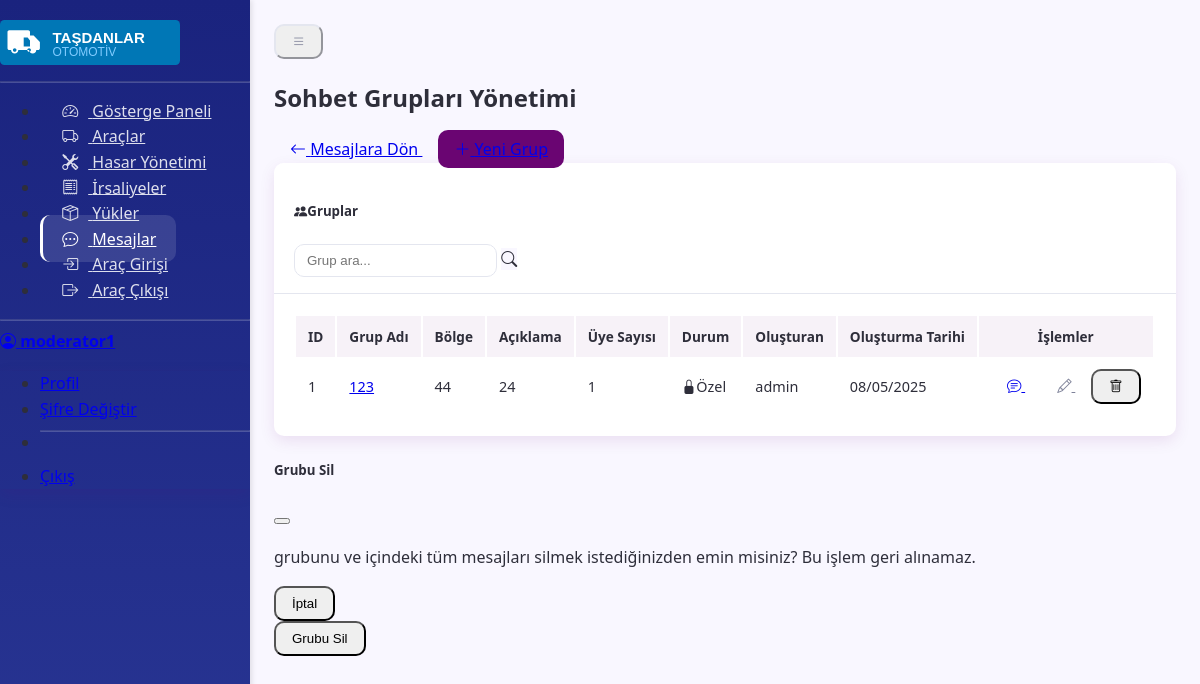
Page /chat/manage-groups (signed in) on the committed database.
### models.py (models this page shows, shortened)
class User(UserMixin, db.Model):
    __tablename__ = 'users'
    id = db.Column(db.Integer, primary_key=True)
    username = db.Column(db.String(64), unique=True, nullable=False)
    email = db.Column(db.String(120), unique=True, nullable=False)
    password_hash = db.Column(db.String(256), nullable=False)
    first_name = db.Column(db.String(100))
    last_name = db.Column(db.String(100))
    phone = db.Column(db.String(20))
    role = db.Column(db.String(20), default='driver')  # admin, moderator, driver
    license_plate = db.Column(db.String(20))  # Only for drivers
    is_active = db.Column(db.Boolean, default=True)
    work_status = db.Column(db.String(20), default='inactive')  # active, inactive, break
    current_location = db.Column(db.String(100))  # Şoförün güncel konumu
    employee_id = db.Column(db.String(20), unique=True)  # Çalışan numarası
    department = db.Column(db.String(50))  # Departman
    position = db.Column(db.String(50))  # Pozisyon
    hire_date = db.Column(db.Date)  # İşe başlama tarihi
    created_at = db.Column(db.DateTime, default=datetime.utcnow)
    updated_at = db.Column(db.DateTime, default=datetime.utcnow, onupdate=datetime.utcnow)
    vehicle_entries = relationship("VehicleEntry", back_populates="driver")
    vehicle_exits = relationship("VehicleExit", back_populates="driver")

class ChatGroup(db.Model):
    __tablename__ = 'chat_groups'
    id = db.Column(db.Integer, primary_key=True)
    name = db.Column(db.String(100), nullable=False)
    description = db.Column(db.Text)
    created_by = db.Column(db.Integer, ForeignKey('users.id'), nullable=False)
    is_private = db.Column(db.Boolean, default=False)
    region = db.Column(db.String(100))  # Optional region identifier
    created_at = db.Column(db.DateTime, default=datetime.utcnow)
    updated_at = db.Column(db.DateTime, default=datetime.utcnow, onupdate=datetime.utcnow)
    creator = relationship("User", foreign_keys=[created_by], backref="created_chat_groups")
    members = relationship("User", secondary=chat_group_members, backref="chat_groups")
    messages = relationship("ChatMessage", back_populates="group", cascade="all, delete-orphan")

### routes/chat_routes.py (the view)
@chat.route('/manage-groups')
@login_required
def manage_groups():
    if current_user.role in ['admin', 'moderator']:
        groups = ChatGroup.query.all()
    else:
        groups = current_user.chat_groups
    return render_template('chat/manage_groups.html',
                          groups=groups)

### templates/chat/manage_groups.html (shortened to what this page needs)
{% extends 'base.html' %}
{% block page_title %}Sohbet Grupları Yönetimi{% endblock %}
{% block page_actions %}
    <a href="{{ url_for('chat.index') }}" class="btn btn-secondary me-2">
        <i class="bi bi-arrow-left"></i> Mesajlara Dön
    </a>
    <a href="{{ url_for('chat.create_group') }}" class="btn btn-primary">
        <i class="bi bi-plus-lg"></i> Yeni Grup
    </a>
{% endblock %}
{% block content %}
<div class="card">
    <div class="card-header d-flex justify-content-between align-items-center">
        <h5 class="mb-0">
            <i class="bi bi-people-fill me-2"></i>Gruplar
        </h5>
        <div class="input-group input-group-sm" style="max-width: 300px;">
            <input type="text" class="form-control" id="group-search" placeholder="Grup ara...">
            <span class="input-group-text">
                <i class="bi bi-search"></i>
            </span>
        </div>
    </div>
    <div class="card-body p-0">
        {% if groups %}
            <div class="table-responsive">
                <table class="table table-hover table-striped mb-0">
                    <thead>
                        <tr>
                            <th scope="col">ID</th>
                            <th scope="col">Grup Adı</th>
                            <th scope="col">Bölge</th>
                            <th scope="col">Açıklama</th>
                            <th scope="col">Üye Sayısı</th>
                            <th scope="col">Durum</th>
                            <th scope="col">Oluşturan</th>
                            <th scope="col">Oluşturma Tarihi</th>
                            <th scope="col">İşlemler</th>
                        </tr>
                    </thead>
                    <tbody id="group-table-body">
                        {% for group in groups %}
                            <tr data-group-name="{{ group.name }}" data-group-region="{{ group.region or '' }}" data-group-description="{{ group.description or '' }}">
                                <td>{{ group.id }}</td>
                                <td>
                                    <a href="{{ url_for('chat.view_group', group_id=group.id) }}" class="fw-semibold text-truncate d-inline-block" style="max-width: 200px;">
                                        {{ group.name }}
                                    </a>
                                </td>
                                <td>
                                    {% if group.region %}
                                        <span class="badge bg-info text-dark">{{ group.region }}</span>
                                    {% else %}
                                        <span class="text-muted">-</span>
                                    {% endif %}
                                </td>
                                <td class="text-truncate" style="max-width: 200px;">
                                    {{ group.description or '-' }}
                                </td>
                                <td>{{ group.members|length }}</td>
                                <td>
                                    {% if group.is_private %}
                                        <span class="badge bg-secondary">
                                            <i class="bi bi-lock-fill me-1"></i>Özel
                                        </span>
                                    {% else %}
                                        <span class="badge bg-success">
                                            <i class="bi bi-globe me-1"></i>Genel
                                        </span>
                                    {% endif %}
                                </td>
                                <td>
                                    {% set creator = group.created_by|int %}
                                    {% for member in group.members %}
                                        {% if member.id == creator %}
                                            {{ member.username }}
                                        {% endif %}
                                    {% endfor %}
                                </td>
                                <td>{{ group.created_at.strftime('%d/%m/%Y') if group.created_at else '-' }}</td>
                                <td>
                                    <div class="btn-group">
                                        <a href="{{ url_for('chat.view_group', group_id=group.id) }}" class="btn btn-sm btn-outline-primary" data-bs-toggle="tooltip" title="Gruba Git">
                                            <i class="bi bi-chat-text"></i>
                                        </a>
                                        <a href="{{ url_for('chat.edit_group', group_id=group.id) }}" class="btn btn-sm btn-outline-secondary" data-bs-toggle="tooltip" title="Düzenle">
                                            <i class="bi bi-pencil"></i>
                                        </a>
                                        {% if current_user.role in ['admin', 'moderator'] or group.created_by == current_user.id %}
                                        <button type="button" class="btn btn-sm btn-outline-danger" data-bs-toggle="modal" data-bs-target="#deleteModal" data-bs-group-id="{{ group.id }}" data-bs-group-name="{{ group.name }}" title="Sil">
                                            <i class="bi bi-trash"></i>
                                        </button>
                                        {% endif %}
                                    </div>
                                </td>
                            </tr>
                        {% endfor %}
                    </tbody>
                </table>
            </div>
        {% endif %}
    </div>
</div>
<div class="modal fade" id="deleteModal" tabindex="-1" aria-labelledby="deleteModalLabel" aria-hidden="true">
    <div class="modal-dialog modal-dialog-centered">
        <div class="modal-content">
            <div class="modal-header">
                <h5 class="modal-title" id="deleteModalLabel">Grubu Sil</h5>
                <button type="button" class="btn-close" data-bs-dismiss="modal" aria-label="Kapat"></button>
            </div>
            <div class="modal-body">
                <p>
                     grubunu ve içindeki tüm mesajları silmek istediğinizden emin misiniz? Bu işlem geri alınamaz.
                </p>
            </div>
            <div class="modal-footer">
                <button type="button" class="btn btn-secondary" data-bs-dismiss="modal">İptal</button>
                <form id="deleteGroupForm" method="POST" action="">
                    <button type="submit" class="btn btn-danger">Grubu Sil</button>
                </form>
            </div>
        </div>
    </div>
</div>
{% endblock %}

### templates/base.html (shortened to what this page needs)
<!doctype html>
<html lang="tr" data-bs-theme="light">
    <head>
        <link
            rel="stylesheet"
            href="https://cdn.replit.com/agent/bootstrap-agent-dark-theme.min.css"
        />
        <link
            rel="stylesheet"
            href="https://cdn.jsdelivr.net/npm/bootstrap-icons@1.11.3/font/bootstrap-icons.min.css"
        />
        <link
            rel="stylesheet"
            href="{{ url_for('static', filename='css/styles-new.css') }}"
        />
        <link
            rel="stylesheet"
            href="{{ url_for('static', filename='css/damage-system.css') }}"
        />
    </head>
    <body>
        {% if current_user.is_authenticated %}
        <div class="sidebar" id="sidebar">
            <div class="sidebar-sticky p-3">
                <div
                    class="d-flex align-items-center justify-content-center mb-3"
                >
                    <img
                        src="{{ url_for('static', filename='img/company-logo.svg') }}"
                        alt="Taşdanlar Otomotiv"
                        class="img-fluid mb-2"
                        style="max-width: 180px"
                    />
                </div>
                <hr />
                <ul class="nav nav-pills flex-column mb-auto">
                    {% if current_user.role in ['admin', 'moderator'] %}
                    <li class="nav-item">
                        <a
                            href="{{ url_for('admin.dashboard') }}"
                            class="nav-link {% if request.endpoint == 'admin.dashboard' %}active{% endif %}"
                        >
                            <i class="bi bi-speedometer2"></i> Gösterge Paneli
                        </a>
                    </li>
                    {% endif %} {% if current_user.role in ['admin',
                    'moderator'] %}
                    <li class="nav-item">
                        <a
                            href="{{ url_for('vehicles.index') }}"
                            class="nav-link {% if request.endpoint.startswith('vehicles.') %}active{% endif %}"
                        >
                            <i class="bi bi-truck"></i> Araçlar
                        </a>
                    </li>
                    <li class="nav-item">
                        <a
                            href="{{ url_for('damages.index') }}"
                            class="nav-link {% if request.endpoint.startswith('damages.') %}active{% endif %}"
                        >
                            <i class="bi bi-tools"></i> Hasar Yönetimi
                        </a>
                    </li>
                    {% endif %}
                    <li class="nav-item">
                        <a
                            href="{{ url_for('deliveries.index') }}"
                            class="nav-link {% if request.endpoint.startswith('deliveries.') %}active{% endif %}"
                        >
                            <i class="bi bi-receipt"></i> İrsaliyeler
                        </a>
                    </li>
                    <li class="nav-item">
                        <a
                            href="{{ url_for('loads.index') }}"
                            class="nav-link {% if request.endpoint.startswith('loads.') %}active{% endif %}"
                        >
                            <i class="bi bi-box-seam"></i> Yükler
                        </a>
                    </li>
                    <li class="nav-item">
                        <a
                            href="{{ url_for('chat.index') }}"
                            class="nav-link {% if request.endpoint.startswith('chat.') %}active{% endif %}"
                        >
                            <i class="bi bi-chat-dots"></i> Mesajlar
                        </a>
                    </li>
                    {% if current_user.role in ['admin', 'moderator'] %}
                    <li class="nav-item">
                        <a
                            href="{{ url_for('vehicles.vehicle_entry') }}"
                            class="nav-link {% if request.endpoint == 'vehicles.vehicle_entry' %}active{% endif %}"
                        >
                            <i class="bi bi-box-arrow-in-right"></i> Araç Girişi
                        </a>
                    </li>
                    <li class="nav-item">
                        <a
                            href="{{ url_for('vehicles.vehicle_exit') }}"
                            class="nav-link {% if request.endpoint == 'vehicles.vehicle_exit' %}active{% endif %}"
                        >
                            <i class="bi bi-box-arrow-right"></i> Araç Çıkışı
                        </a>
                    </li>
                    {% endif %}
                </ul>
                <hr />
                <div class="dropdown">
                    <a
                        href="#"
                        class="d-flex align-items-center text-white text-decoration-none dropdown-toggle"
                        id="dropdownUser1"
                        data-bs-toggle="dropdown"
                        aria-expanded="false"
                    >
                        <i class="bi bi-person-circle me-2"></i>
                        <strong>{{ current_user.username }}</strong>
                    </a>
                    <ul
                        class="dropdown-menu dropdown-menu-dark text-small shadow"
                        aria-labelledby="dropdownUser1"
                    >
                        <li>
                            <a
                                class="dropdown-item"
                                href="{{ url_for('auth.profile') }}"
                                >Profil</a
                            >
                        </li>
                        <li>
                            <a
                                class="dropdown-item"
                                href="{{ url_for('auth.change_password') }}"
                                >Şifre Değiştir</a
                            >
                        </li>
                        <li><hr class="dropdown-divider" /></li>
                        <li>
                            <a
                                class="dropdown-item"
                                href="{{ url_for('auth.logout') }}"
                                >Çıkış</a
                            >
                        </li>
                    </ul>
                </div>
            </div>
        </div>
        <main class="main-content" id="main-content">
            <div class="d-flex justify-content-between align-items-center mb-4">
                <button
                    type="button"
                    id="sidebarToggleBtn"
                    class="btn btn-sm btn-outline-secondary d-md-none"
                >
                    <i class="bi bi-list"></i>
                </button>
                <h2 class="mb-0">
                    {% block page_title %}Mesajlaşma{% endblock %}
                </h2>
                <div class="d-flex">{% block page_actions %}{% endblock %}</div>
            </div>
            {% block content %}{% endblock %}
        </main>
        {% else %}
        <div class="content-wrapper">
            {% block auth_content %}{% endblock %}
        </div>
        {% endif %}
    </body>
</html>

### rows in the picture
User: username "moderator1"
ChatGroup: id "1", name "123", region "44", description "24", members|length "1", is_private True (drawn), created_at "08/05/2025"
User: username "admin"
